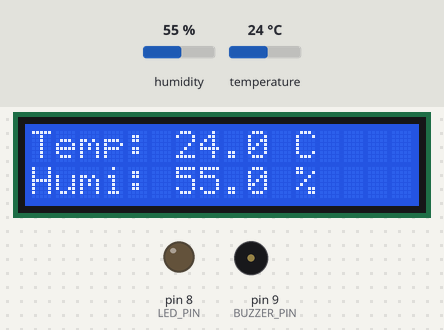
Recording of a sketch running on a simulated Arduino Uno, built with avr-gcc and run on an emulated ATmega328P. On the bench: 16×2 character LCD, output pins drawn as LEDs (lit = HIGH), buzzer (waves = sounding, pin HIGH). Inputs (shaded band) come from the test bench; at power-on: temperature 24 °C, humidity 55 %. What the sketch prints to the serial monitor is not drawn.

Above: at 3.2 s.
3.3 s: temperature set to 26 °C
At 6.4 s:
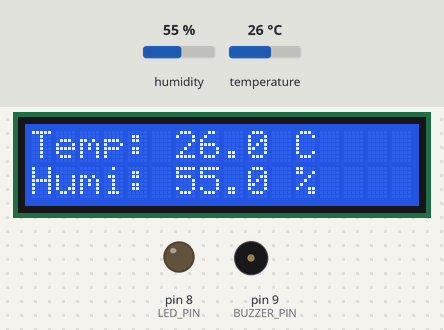
8.1 s: temperature set to 29 °C
At 11.31 s:
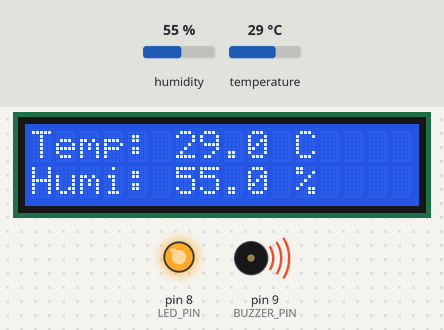
13.0 s: humidity set to 22 %
At 14.81 s:
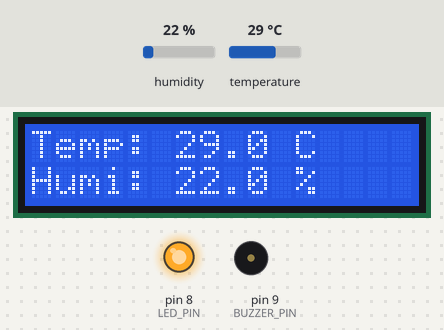
17.8 s: humidity set to 40 %
At 19.31 s:
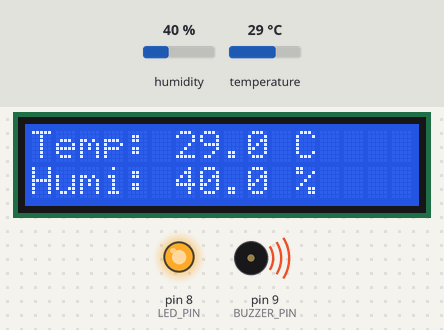
22.6 s: temperature set to 12 °C
At 26.4 s:
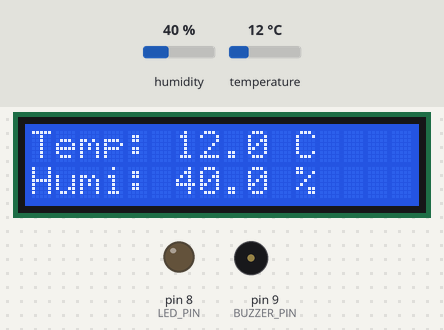
Timing chart, 0 to 27.9 s (numbered marks = the images above; inputs shaded):
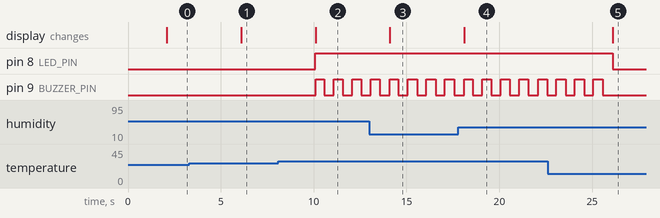

Measured:
- the behaviour switches between 27 and 28 °C on temperature (found by bisection; images 1 and 2)
- after the input at 3.3 s, the display: changes after 2.8 s (image 1)
- after the input at 8.1 s, pin 8 (LED_PIN): LOW → HIGH after 2.0 s; pin 9 (BUZZER_PIN): alternates HIGH for 0.49 s and LOW for 0.50 s, starting after 2.0 s; the display: changes after 2.0 s (image 2)
- after the input at 13.0 s, the display: changes after 1.1 s (image 3)
- after the input at 17.8 s, the display: changes after 0.30 s (image 4)
- after the input at 22.6 s, pin 8 (LED_PIN): HIGH → LOW after 3.5 s; pin 9 (BUZZER_PIN): goes on until 25.6 s, then stays LOW; the display: changes after 3.5 s (image 5)

The sketch:

temperature_humidity_monitor.ino.ino
```cpp
/*
  TEMPERATURE STATION
  Arduino Uno + DHT11 + 1602A LCD (direct, no I2C) + Buzzer + LED

  LCD WIRING (count pins from left to right on the LCD):
  -------------------------------------------------------
  LCD pin 1  (GND / VSS)  -> Arduino GND
  LCD pin 2  (VCC / VDD)  -> Arduino 5V
  LCD pin 3  (Contrast V0)-> middle leg of potentiometer
                             left leg of pot  -> Arduino 5V
                             right leg of pot -> Arduino GND
                             (turn pot to adjust screen brightness)
  LCD pin 4  (RS)         -> Arduino pin 12
  LCD pin 5  (RW)         -> Arduino GND
  LCD pin 6  (EN)         -> Arduino pin 11
  LCD pin 7  (D0)         -> NOT CONNECTED
  LCD pin 8  (D1)         -> NOT CONNECTED
  LCD pin 9  (D2)         -> NOT CONNECTED
  LCD pin 10 (D3)         -> NOT CONNECTED
  LCD pin 11 (D4)         -> Arduino pin 5
  LCD pin 12 (D5)         -> Arduino pin 4
  LCD pin 13 (D6)         -> Arduino pin 3
  LCD pin 14 (D7)         -> Arduino pin 6
  LCD pin 15 (LED+)       -> Arduino 5V  (backlight on)
  LCD pin 16 (LED-)       -> Arduino GND

  DHT11 WIRING:
  -------------
  3-pin breakout board:
    Left  pin (S / DAT) -> Arduino pin 7
    Middle pin (VCC)    -> Arduino 5V
    Right  pin (GND)    -> Arduino GND

  4 bare pins (no board):
    Pin 1 (VCC)  -> Arduino 5V
    Pin 2 (DATA) -> Arduino pin 7
                   + 10k resistor between pin 7 and 5V
    Pin 3        -> nothing
    Pin 4 (GND)  -> Arduino GND

  BUZZER:
  -------
    Long  leg (+) -> 100 ohm resistor -> Arduino pin 9
    Short leg (-) -> Arduino GND

  LED:
  ----
    Long  leg (+) -> 220 ohm resistor -> Arduino pin 8
    Short leg (-) -> Arduino GND

  POTENTIOMETER (10k from your kit):
  -----------------------------------
  You NEED this to see anything on the LCD.
  It controls the contrast of the screen.
    Left  leg -> Arduino 5V
    Middle leg-> LCD pin 3
    Right leg -> Arduino GND
  After wiring, turn the knob slowly until text appears.

  LIBRARIES NEEDED (Sketch -> Include Library -> Manage Libraries):
    1. DHT sensor library  by Adafruit
       (say YES when it offers Adafruit Unified Sensor)
    NOTE: LiquidCrystal is already built into Arduino IDE - no install needed!

  BOARD: Tools -> Board -> Arduino Uno
*/

#include <DHT.h>
#include <LiquidCrystal.h>   // built-in, no install needed

// ---------- pins ----------
#define DHT_PIN     7
#define DHT_TYPE    DHT11
#define BUZZER_PIN  9
#define LED_PIN     8

// LCD pins: RS, EN, D4, D5, D6, D7
LiquidCrystal lcd(12, 11, 5, 4, 3, 6);

// ---------- settings ----------
#define TEMP_ALARM  28    // buzzer triggers above this in Celsius

// ---------- state ----------
DHT dht(DHT_PIN, DHT_TYPE);
unsigned long lastReadTime = 0;
unsigned long lastBeepTime = 0;
bool beepState   = false;
bool alarmActive = false;

void setup() {
  Serial.begin(9600);

  pinMode(BUZZER_PIN, OUTPUT);
  pinMode(LED_PIN, OUTPUT);
  digitalWrite(BUZZER_PIN, LOW);
  digitalWrite(LED_PIN, LOW);

  dht.begin();

  lcd.begin(16, 2);   // 16 columns, 2 rows

  // boot message
  lcd.setCursor(0, 0);
  lcd.print("  TEMP STATION  ");
  lcd.setCursor(0, 1);
  lcd.print("  Starting...   ");
  delay(2000);
  lcd.clear();

  Serial.println("Temperature Station ready.");
  Serial.println("------------------------------");
}

void loop() {
  unsigned long now = millis();

  // read sensor every 2 seconds
  if (now - lastReadTime >= 2000) {
    lastReadTime = now;

    float humidity    = dht.readHumidity();
    float temperature = dht.readTemperature();

    // sensor failed?
    if (isnan(humidity) || isnan(temperature)) {
      lcd.clear();
      lcd.setCursor(0, 0);
      lcd.print("Sensor error!   ");
      lcd.setCursor(0, 1);
      lcd.print("Check wiring    ");
      Serial.println("ERROR: DHT11 read failed. Check wiring.");
      alarmActive = false;
      return;
    }

    // row 0: temperature
    lcd.setCursor(0, 0);
    lcd.print("Temp: ");
    lcd.print(temperature, 1);
    lcd.print(" C      ");

    // row 1: humidity
    lcd.setCursor(0, 1);
    lcd.print("Humi: ");
    lcd.print(humidity, 1);
    lcd.print(" %      ");

    // alarm check
    if (temperature >= TEMP_ALARM) {
      alarmActive = true;
      digitalWrite(LED_PIN, HIGH);
    } else {
      alarmActive = false;
      digitalWrite(LED_PIN, LOW);
      digitalWrite(BUZZER_PIN, LOW);
      beepState = false;
    }

    // Serial Monitor output
    Serial.print("Temp: ");
    Serial.print(temperature, 1);
    Serial.print(" C    Humidity: ");
    Serial.print(humidity, 1);
    Serial.print(" %");
    if (alarmActive) Serial.print("   *** TOO HOT ***");
    Serial.println();
  }

  // buzzer beeps every 500ms while alarm is on
  if (alarmActive && now - lastBeepTime >= 500) {
    lastBeepTime = now;
    beepState = !beepState;
    digitalWrite(BUZZER_PIN, beepState ? HIGH : LOW);
  }
}
```
